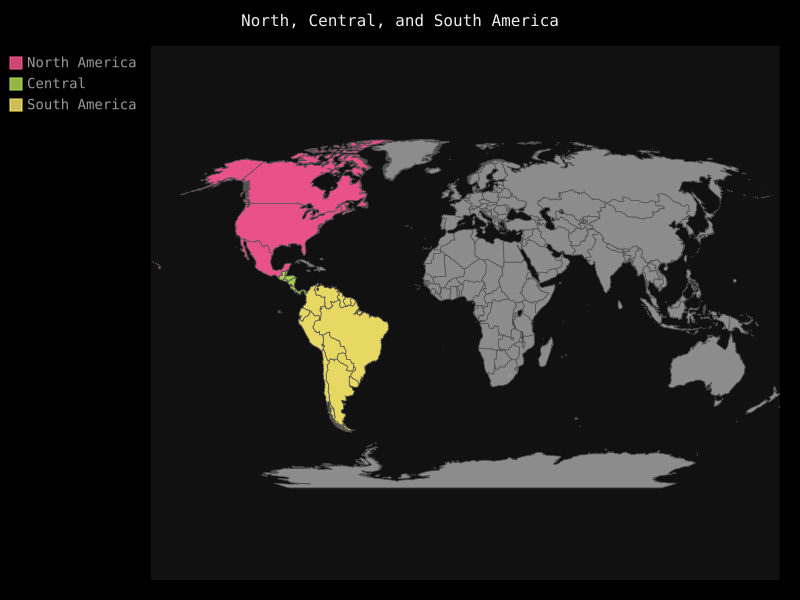

Reproduce this figure in Python.
## 
## americas.py
## @ianpasm(kno30826@gmail.com)
## 2018-03-26 11:06:38
## 
 
#!/usr/bin/env python3
# coding=utf-8

import pygal

wm = pygal.Worldmap()
wm.title = 'North, Central, and South America'

wm.add('North America',['ca', 'mx', 'us'])
wm.add('Central',['bz', 'cr', 'gt', 'hn', 'ni', 'pa', 'sv'])
wm.add('South America', ['ar', 'bo', 'br', 'cl', 'co', 'ec', 'gf', 'gy', 'pe', 'py', 'sr', 'uy', 've'])

wm.render_to_file('americas.svg')
